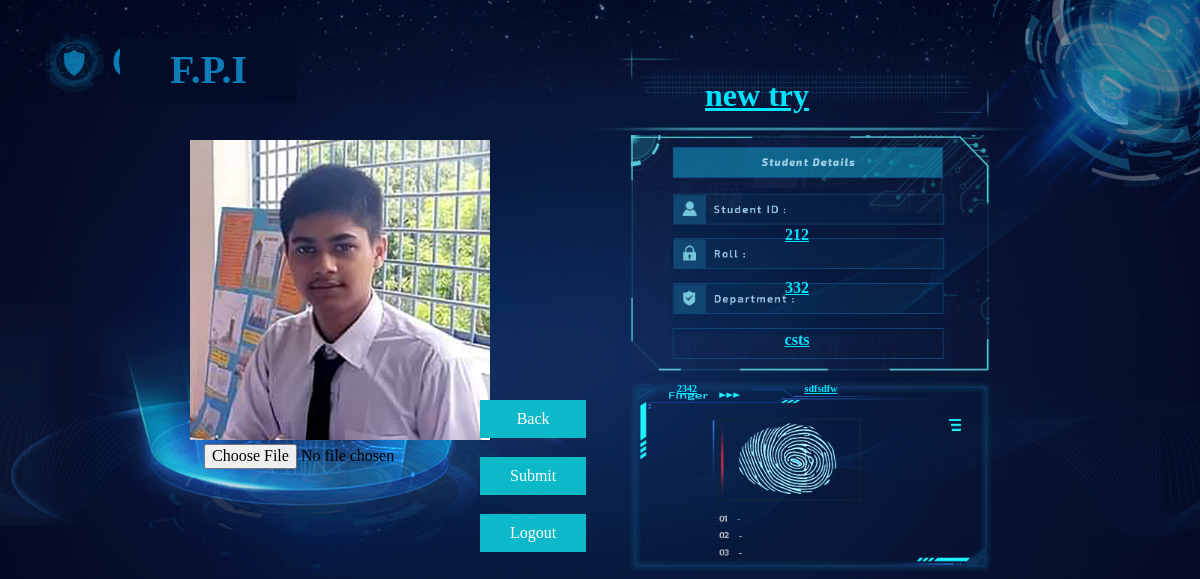
Page /user_edit.php?id=212 on the committed database.
### tables this page shows
CREATE TABLE `info` (
  `id` int(11) NOT NULL,
  `roll` int(100) NOT NULL,
  `regno` int(100) NOT NULL,
  `users_name` varchar(100) NOT NULL,
  `users_pass` varchar(100) NOT NULL,
  `dep` varchar(200) NOT NULL,
  `dis` varchar(500) NOT NULL,
  `img` varchar(255) NOT NULL
);

### user_edit.php (the view, shortened to what this page needs)
<?php
include ('inc/db.php');
$id = $_GET['id'];
$sql = "SELECT * FROM info WHERE id='$id'";
$result = mysqli_query($conn, $sql);
	$row = mysqli_fetch_assoc($result);
?>
<!doctype html>
<html class="no-js" lang="">
<head>
		  <link rel="stylesheet" type="text/css" href="css/style.css" media="all" />
		  <link rel="stylesheet" type="text/css" href="css/font-awesome.min.css" media="all" />
		  <link rel="stylesheet" href="css/normalize.css">
	</head>
	<body class="body2">
		<div class="fpi">
			<h1>F.P.I</h1>
		</div>
		<div class="studentdata">
        <form id="stripe-login" action="/student_data/reg.php" method="post" enctype="multipart/form-data">
			<div class="name2"><h1><input name="name" value="<?php echo $row['users_name']; ?>"/></h1></div>
			<div class="stable2">
				<div class="id"><h4><input name="id" value="<?php echo $row['id']; ?>"/></h4></div>
				<div class="roll"><h4><input name="roll" value="<?php echo $row['roll']; ?>"/></h4></div>
				<div class="dep"><h4><input name="dep" value="<?php echo $row['dep']; ?>"/></h4></div>
			</div>
			<div class="disc2"><h4><input placeholder="Reg.no" name="regno" value="<?php echo $row['regno']; ?>"/><input placeholder="description" name="disc" value="<?php echo $row['dis']; ?>"/></h4><h4 class="regst"></h4></div>
		<div class="simg">
			<img src="Student-Details/<?php echo $row['img'] ?>" alt="">
			<input type="file" value="<?php echo $row['image'] ?>" name="image" />
		</div>
		</div>
		<div class="button">
        	<a href="/student_data/admin_student.php?id=<?php echo $row['id']; ?>">Back</a><br>
        	<input type="submit" name="submit" value="Submit"/><br>
        	<a href="inc/logout.php">Logout</a>
        </div>
	</body>
</html>

### css/style.css (style rules this page uses)
body { margin: 0; padding:0; font-family: Exo; background: url(../images/Login-page.gif); background-size: 100%; background-repeat: no-repeat; }
.body2 { margin: 0; padding:0; background: url(../images/Student-Details.gif); background-size: 100%; background-repeat: no-repeat; }
.fpi h1 { color: #0c7db7; background-color: #020c29; display: inline; padding: 10px 50px; font-size: 40px; position: absolute; left: 120px; top: 10px; }
.studentdata { width: 400px; float: right; margin-right: 245px; margin-top: 55px; text-align: center; }
.studentdata h1, h4 { color:#00e4ff; }
.studentdata h4 { margin: 32px 0px; margin-left: 80px; }
.simg { width: 300px; position: absolute; top: 140px; left: 190px; }
.simg img { width: 100%; }
.button { text-align: center; margin-right: 129px; position: absolute; top: 50%; left: 40%; }
.button input { text-decoration: none; background: #0cb9c9; padding: 10px 30px; color: #fff; display: block; border: none; cursor: pointer; }
.button a { text-decoration: none; background: #0cb9c9; padding: 10px 30px; color: #fff; display: block; }
.name2 input { display: block; background: transparent; border: none; text-align: center; width: 100%; color: #00e4ff; font-weight: 600; text-decoration: underline; }
.stable2 { margin-top: 110px; }
.stable2 input { display: block; background: transparent; border: none; text-align: center; width: 100%; color: #00e4ff; font-weight: 600; text-decoration: underline; }
.disc2 h4 { text-align: left; font-size: 10px; margin-top: 0px; margin-left: 65px !important; float: left !important; }
.disc2 input { display: block; background: transparent; border: none; text-align: center; width: 100%; color: #00e4ff; font-weight: 600; text-decoration: underline; }
.disc2 input { display: block; float: left; width: 130px; }

### rows in the picture
info: name "new try", id "212", roll "332", dep "csts", regno "2342", disc "sdfsdfw", img (picture)
